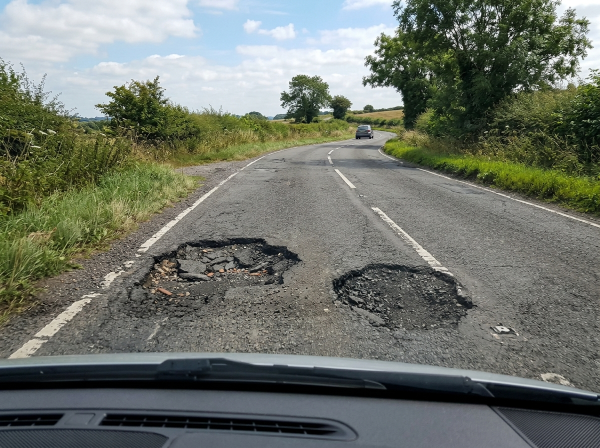
#> input picture road.jpg, 1200 x 896 px, found by its file name (shown at 1/2 size)
$ python create_sample_video.py
#> lines starting #> are read from the running program, lines starting #| are printed output that depends on the picture
"""Generate a simulated road video (road.mp4) from road.jpg for testing."""
import cv2
import numpy as np

def generate_sample_video(image_path: str = "road.jpg", output_path: str = "road.mp4", duration_sec: int = 5, fps: int = 30):
#> called with image_path = 'road.jpg', output_path = 'road.mp4', duration_sec = 5, fps = 30
    img = cv2.imread(image_path)
#> img is the input picture: shape (896, 1200, 3); mean B, G, R 107, 116.5, 111.3
    if img is None:
        print(f"Error: {image_path} not found.")
        return False

    h, w = img.shape[:2]
#> h = 896; w = 1200
    total_frames = duration_sec * fps
    fourcc = cv2.VideoWriter_fourcc(*"mp4v")
    out = cv2.VideoWriter(output_path, fourcc, fps, (w, h))

    # Create simulated dashcam driving motion (gradual zoom / forward motion)
    for i in range(total_frames):
        # Progress from 0 to 1
        progress = i / float(total_frames)
        # Gentle zoom factor from 1.0 to 1.15
        zoom = 1.0 + 0.15 * (progress ** 1.3)
        new_w = int(w / zoom)
        new_h = int(h / zoom)

        # Center crop
        x1 = (w - new_w) // 2
        y1 = int((h - new_h) * 0.7)  # bias towards road surface
        cropped = img[y1:y1 + new_h, x1:x1 + new_w]
        frame = cv2.resize(cropped, (w, h), interpolation=cv2.INTER_LINEAR)

        # Add subtle vertical camera vibration / vehicle shake
        shake = int(np.sin(i * 0.8) * 2)
        if shake != 0:
            M = np.float32([[1, 0, 0], [0, 1, shake]])
            frame = cv2.warpAffine(frame, M, (w, h), borderMode=cv2.BORDER_REPLICATE)

        out.write(frame)
#> this loop made 150 passes
#> pass 2, in generate_sample_video, `frame = cv2.warpAffine(frame, M, (w, h), borderMode=cv2.BORDER_REPLICA..`:
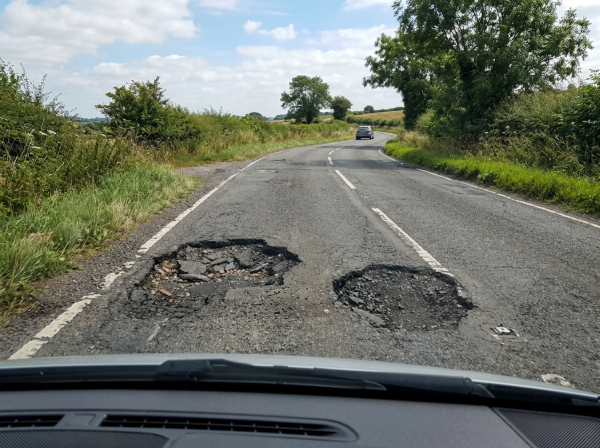
#> frame: shape (896, 1200, 3) (shown at 1/2 size); mean B, G, R 106.9, 116.5, 111.3
#> after the loop:
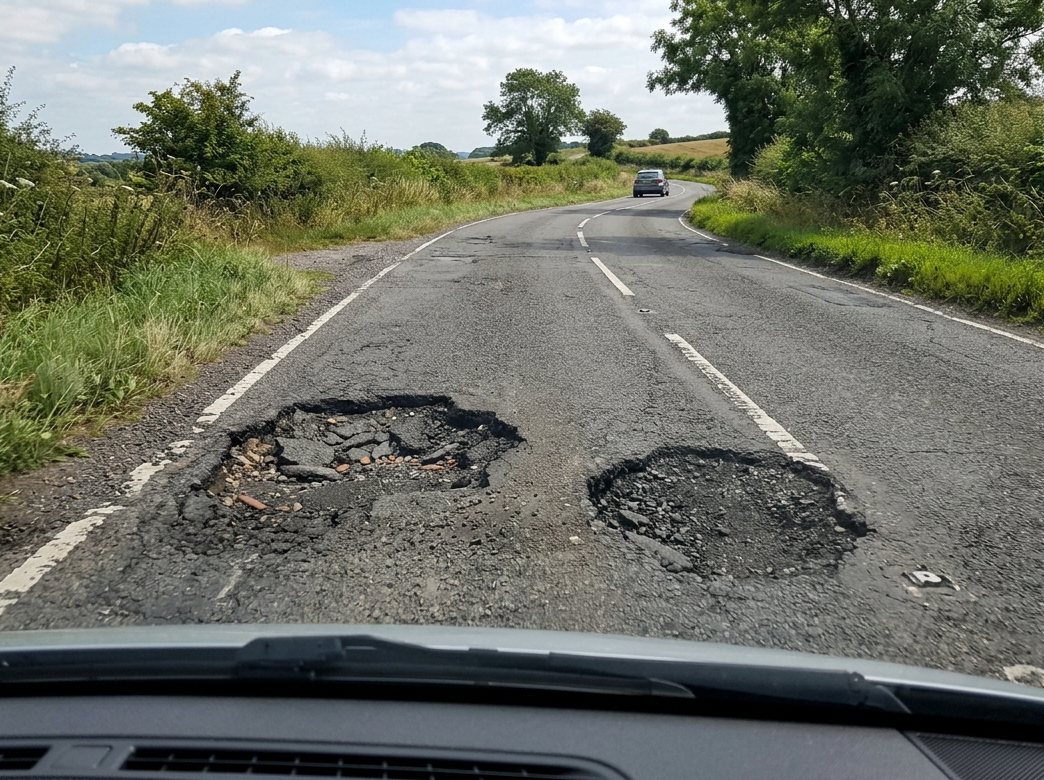
#> cropped: shape (780, 1044, 3); mean B, G, R 102, 112.8, 108.9

    out.release()
    print(f"Successfully generated sample video: {output_path} ({total_frames} frames, {duration_sec}s @ {fps}fps)")
    return True

if __name__ == "__main__":
    generate_sample_video()
